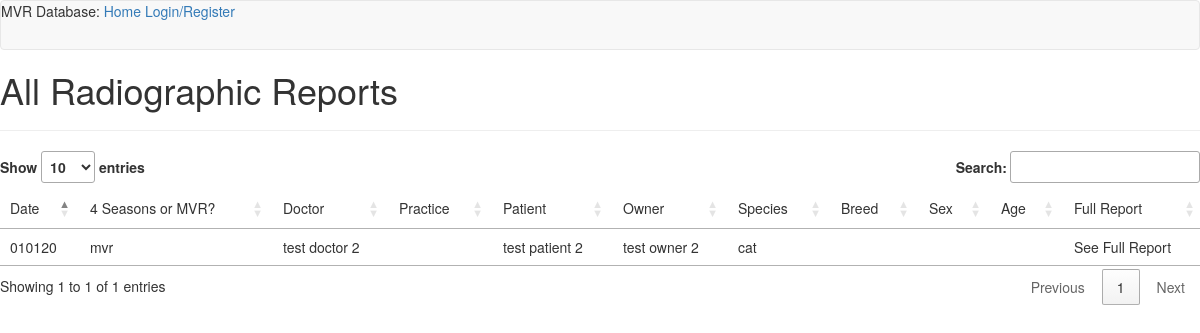
/radiotable, run on the app's committed database.
### app/models.py (models this page shows, shortened)
class Report_Radiographic(db.Model):
    id = db.Column(db.Integer, primary_key=True)
    doctor = db.Column(db.String(24))
    docSerialNum = db.Column(db.String(20))
    patient = db.Column(db.String(24))
    species = db.Column(db.String(6))
    owner = db.Column(db.String(24))
    Rad_Image_Date = db.Column(db.String(12))
    Rad_NumImages = db.Column(db.Integer)
    RadView = db.Column(db.String(24))
    Rad_Findings = db.Column(db.String(360))
    Rad_Conclusions = db.Column(db.String(360))
    Clinic_Phone = db.Column(db.String(20))
    date = db.Column(db.String(12))
    clinicSerialNum = db.Column(db.Integer())
    clinic = db.Column(db.String(24))
    mvr4seasons = db.Column(db.String(24))
    timestamp = db.Column(db.DateTime, index=True, default=datetime.utcnow)

### app/routes.py (the view)
@app.route('/radiotable', methods=['GET'])
def radioTable():
    radioreports = Report_Radiographic.query.all()
    return render_template('/tables/radiographicTable.html', title='All Radiographic Reports', radioreports=radioreports)

### app/templates/tables/radiographicTable.html (shortened to what this page needs)
{% extends "base.html" %}
{% block app_content %}
<link rel="stylesheet" type="text/css" href="https://cdn.datatables.net/1.10.19/css/jquery.dataTables.min.css">
<h1>All Radiographic Reports</h1>
<hr />
<table id="table-1">
    <thead>
        <td>Date</td><td>4 Seasons or MVR?</td><td>Doctor</td><td>Practice</td><td>Patient</td><td>Owner</td><td>Species</td><td>Breed</td><td>Sex</td><td>Age</td><td>Full Report</td>
    </thead>
    <tbody>
    {% for u in radioreports %}
    <tr>
        <td>{{ u.date }}</td><td>{{ u.mvr4seasons }}</td><td>{{ u.doctor }}</td><td>{{ u.clinicName }}</td><td>{{ u.patient }}</td><td>{{ u.owner }}</td><td>{{ u.species }}</td><td>{{ u.breed }}</td><td>{{ u.sexPatient }}</td><td>{{ u.agePatient }}</td><td>See Full Report</td>
    </tr>
    {% endfor %}
    </tbody>
</table>
{% endblock %}

### data on the page
Report_Radiographic: date "010120", mvr4seasons "mvr", doctor "test doctor 2", patient "test patient 2", owner "test owner 2", species "cat"
